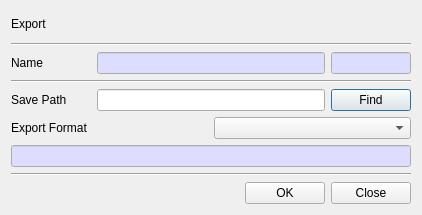
<?xml version="1.0" encoding="UTF-8"?>
<ui version="4.0">
 <class>ExportDlg</class>
 <widget class="QDialog" name="ExportDlg">
  <property name="geometry">
   <rect>
    <x>0</x>
    <y>0</y>
    <width>418</width>
    <height>215</height>
   </rect>
  </property>
  <property name="windowTitle">
   <string>Export data</string>
  </property>
  <layout class="QVBoxLayout" name="verticalLayout">
   <item>
    <layout class="QGridLayout" name="gridLayout_7">
     <property name="topMargin">
      <number>0</number>
     </property>
     <item row="0" column="0">
      <widget class="QLabel" name="mTitleLabel">
       <property name="text">
        <string>Export</string>
       </property>
      </widget>
     </item>
    </layout>
   </item>
   <item>
    <widget class="Line" name="line_3">
     <property name="orientation">
      <enum>Qt::Horizontal</enum>
     </property>
    </widget>
   </item>
   <item>
    <layout class="QGridLayout" name="gridLayout_4">
     <property name="topMargin">
      <number>0</number>
     </property>
     <item row="0" column="0">
      <widget class="QLabel" name="label_2">
       <property name="minimumSize">
        <size>
         <width>80</width>
         <height>0</height>
        </size>
       </property>
       <property name="text">
        <string>Name</string>
       </property>
      </widget>
     </item>
     <item row="0" column="1">
      <widget class="QLineEdit" name="mNameText">
       <property name="palette">
        <palette>
         <active>
          <colorrole role="Base">
           <brush brushstyle="SolidPattern">
            <color alpha="255">
             <red>221</red>
             <green>221</green>
             <blue>255</blue>
            </color>
           </brush>
          </colorrole>
         </active>
         <inactive>
          <colorrole role="Base">
           <brush brushstyle="SolidPattern">
            <color alpha="255">
             <red>221</red>
             <green>221</green>
             <blue>255</blue>
            </color>
           </brush>
          </colorrole>
         </inactive>
         <disabled>
          <colorrole role="Base">
           <brush brushstyle="SolidPattern">
            <color alpha="255">
             <red>240</red>
             <green>240</green>
             <blue>240</blue>
            </color>
           </brush>
          </colorrole>
         </disabled>
        </palette>
       </property>
       <property name="readOnly">
        <bool>true</bool>
       </property>
      </widget>
     </item>
     <item row="0" column="2">
      <widget class="QLineEdit" name="mAlgText">
       <property name="minimumSize">
        <size>
         <width>80</width>
         <height>0</height>
        </size>
       </property>
       <property name="maximumSize">
        <size>
         <width>80</width>
         <height>16777215</height>
        </size>
       </property>
       <property name="palette">
        <palette>
         <active>
          <colorrole role="Base">
           <brush brushstyle="SolidPattern">
            <color alpha="255">
             <red>221</red>
             <green>221</green>
             <blue>255</blue>
            </color>
           </brush>
          </colorrole>
         </active>
         <inactive>
          <colorrole role="Base">
           <brush brushstyle="SolidPattern">
            <color alpha="255">
             <red>221</red>
             <green>221</green>
             <blue>255</blue>
            </color>
           </brush>
          </colorrole>
         </inactive>
         <disabled/>
        </palette>
       </property>
       <property name="readOnly">
        <bool>true</bool>
       </property>
      </widget>
     </item>
    </layout>
   </item>
   <item>
    <widget class="Line" name="line_2">
     <property name="orientation">
      <enum>Qt::Horizontal</enum>
     </property>
    </widget>
   </item>
   <item>
    <layout class="QGridLayout" name="gridLayout">
     <property name="topMargin">
      <number>0</number>
     </property>
     <item row="0" column="1">
      <widget class="QLineEdit" name="mPathText"/>
     </item>
     <item row="0" column="0">
      <widget class="QLabel" name="label">
       <property name="minimumSize">
        <size>
         <width>80</width>
         <height>0</height>
        </size>
       </property>
       <property name="text">
        <string>Save Path</string>
       </property>
      </widget>
     </item>
     <item row="0" column="2">
      <widget class="QPushButton" name="mFindBtn">
       <property name="text">
        <string>Find</string>
       </property>
      </widget>
     </item>
    </layout>
   </item>
   <item>
    <layout class="QGridLayout" name="gridLayout_6">
     <property name="topMargin">
      <number>0</number>
     </property>
     <item row="0" column="0">
      <widget class="QLabel" name="label_5">
       <property name="text">
        <string>Export Format</string>
       </property>
      </widget>
     </item>
     <item row="0" column="1">
      <widget class="QComboBox" name="mFormatCombo"/>
     </item>
    </layout>
   </item>
   <item>
    <widget class="QLineEdit" name="mFormatInfoText">
     <property name="minimumSize">
      <size>
       <width>400</width>
       <height>0</height>
      </size>
     </property>
     <property name="palette">
      <palette>
       <active>
        <colorrole role="Base">
         <brush brushstyle="SolidPattern">
          <color alpha="255">
           <red>221</red>
           <green>221</green>
           <blue>255</blue>
          </color>
         </brush>
        </colorrole>
       </active>
       <inactive>
        <colorrole role="Base">
         <brush brushstyle="SolidPattern">
          <color alpha="255">
           <red>221</red>
           <green>221</green>
           <blue>255</blue>
          </color>
         </brush>
        </colorrole>
       </inactive>
       <disabled/>
      </palette>
     </property>
     <property name="readOnly">
      <bool>true</bool>
     </property>
    </widget>
   </item>
   <item>
    <widget class="Line" name="line">
     <property name="orientation">
      <enum>Qt::Horizontal</enum>
     </property>
    </widget>
   </item>
   <item>
    <layout class="QGridLayout" name="gridLayout_8">
     <property name="topMargin">
      <number>0</number>
     </property>
     <item row="0" column="2">
      <widget class="QPushButton" name="mCloseBtn">
       <property name="text">
        <string>Close</string>
       </property>
      </widget>
     </item>
     <item row="0" column="1">
      <widget class="QPushButton" name="mOKBtn">
       <property name="text">
        <string>OK</string>
       </property>
      </widget>
     </item>
     <item row="0" column="0">
      <spacer name="horizontalSpacer_2">
       <property name="orientation">
        <enum>Qt::Horizontal</enum>
       </property>
       <property name="sizeHint" stdset="0">
        <size>
         <width>40</width>
         <height>20</height>
        </size>
       </property>
      </spacer>
     </item>
    </layout>
   </item>
  </layout>
 </widget>
 <tabstops>
  <tabstop>mNameText</tabstop>
  <tabstop>mAlgText</tabstop>
  <tabstop>mPathText</tabstop>
  <tabstop>mFindBtn</tabstop>
  <tabstop>mFormatCombo</tabstop>
  <tabstop>mFormatInfoText</tabstop>
  <tabstop>mOKBtn</tabstop>
  <tabstop>mCloseBtn</tabstop>
 </tabstops>
 <resources/>
 <connections/>
</ui>
